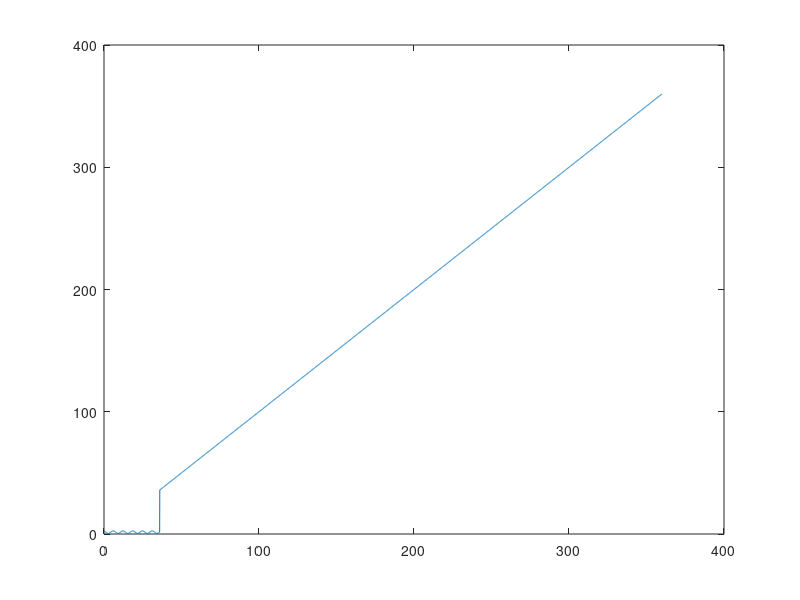

Write MATLAB code to recreate this figure.
a = 1;
b = 1.5;
c = 0.3;

f = @(x) (a*cos(x) + sqrt(b^2 - (a*sin(x)-c^2)));
x = 0:0.1:360;
y = 0:0.1:360;

for i = 1:1:360
    y(i) = f(x(i));
end
plot(x,y);